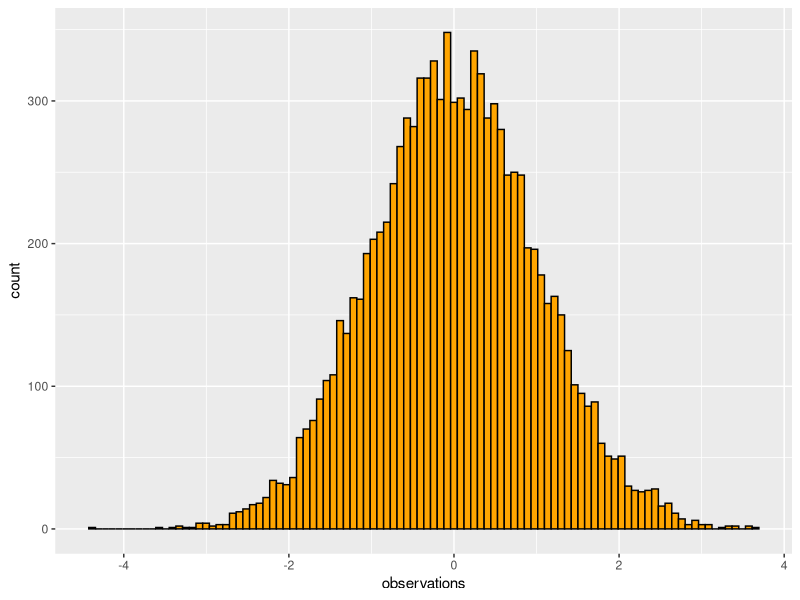
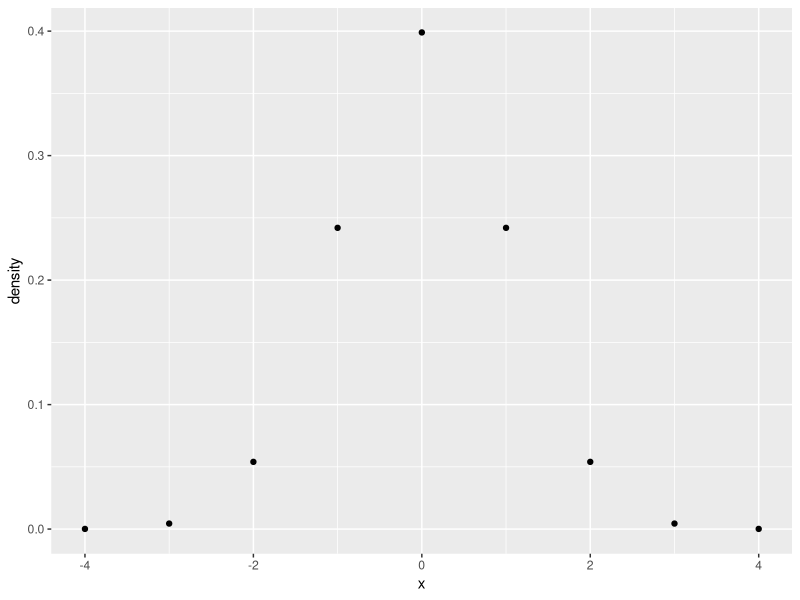
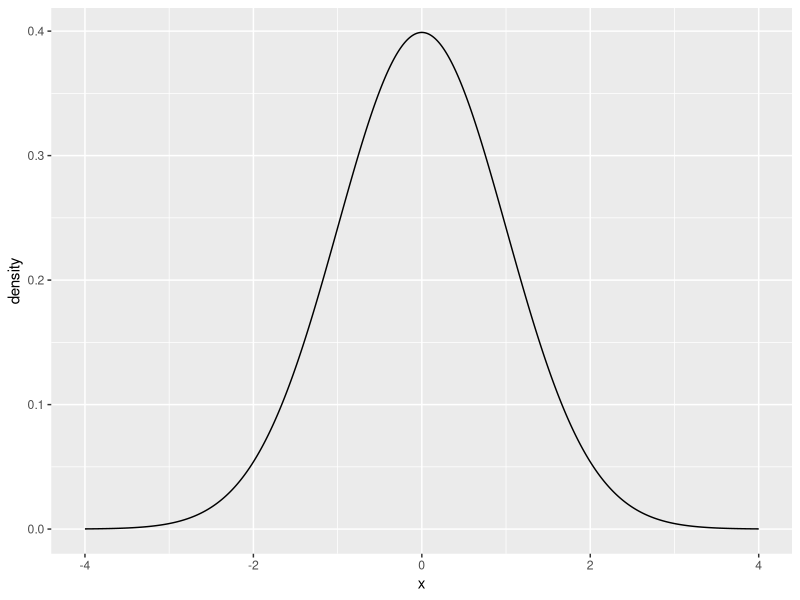
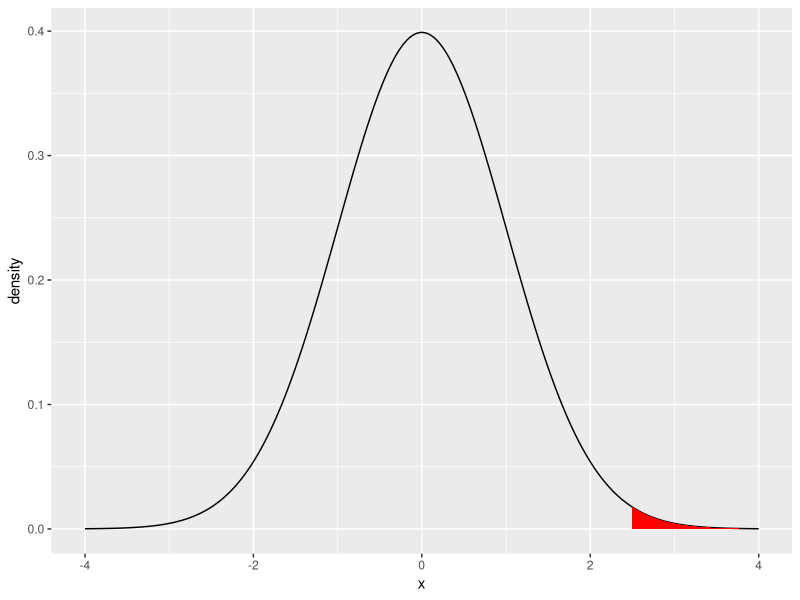
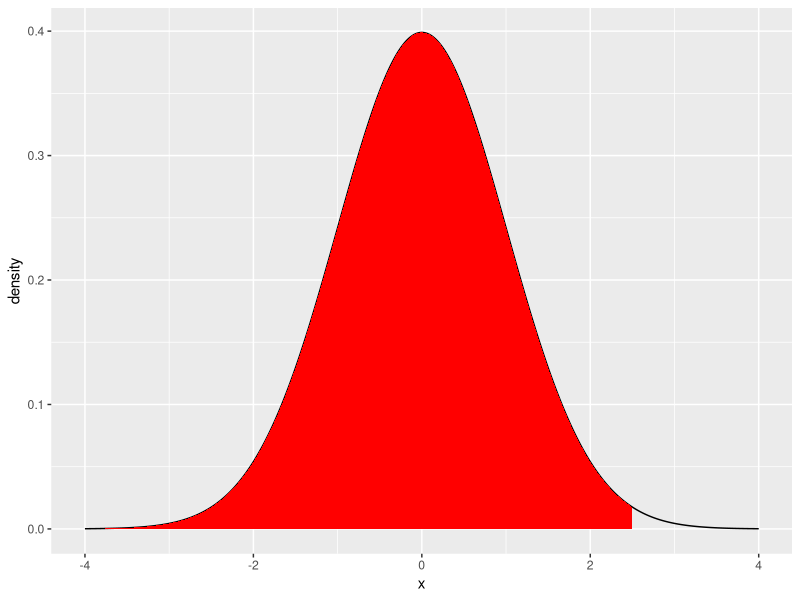
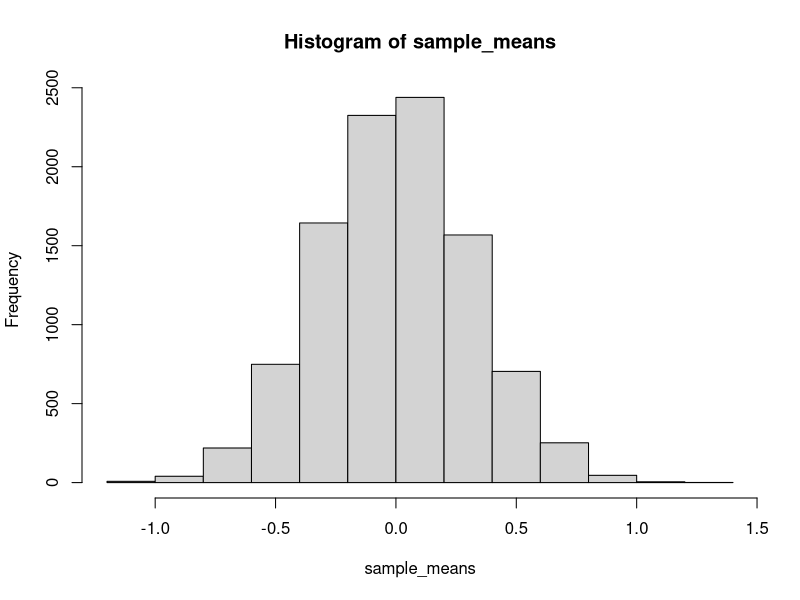

Write R code to recreate these figures, in order.
## ---- chunk 1
knitr::opts_chunk$set(cache=TRUE, message = FALSE, warning = FALSE)
## ---- chunk 2
rnorm(n=10, mean = 0, sd = 1)
## ---- chunk 3
library(ggplot2)
some_data <- data.frame(observations = rnorm(n=10000, mean = 0, sd = 1),
                        type = "A")

ggplot(some_data, aes(x=observations)) +
  geom_histogram(bins=100, color="black", 
                 fill= 'orange')

## ---- chunk 4
some_data$observations[some_data$observations > 2.5]
length(some_data$observations[some_data$observations > 2.5])
length(some_data$observations[some_data$observations > 2.5])/10000
## ---- chunk 5
rnorm(n=10, mean = 0, sd = 1)
## ---- chunk 6
library(ggplot2)
some_data <- data.frame(density = dnorm(-4:4, mean = 0, sd = 1),
                        x = -4:4)

knitr::kable(some_data)

ggplot(some_data, aes(x=x, y=density)) +
  geom_point()

## ---- chunk 7
some_data <- data.frame(density = dnorm(seq(-4,4,.001), mean = 0, sd = 1),
                        x = seq(-4,4,.001))

ggplot(some_data, aes(x=x, y=density)) +
  geom_line()

## ---- chunk 8
library(dplyr)
some_data <- data.frame(density = dnorm(seq(-4,4,.001), mean = 0, sd = 1),
                        x = seq(-4,4,.001))

region_data <- some_data %>%
  filter(x > 2.5)

ggplot(some_data, aes(x=x, y=density)) +
  geom_line()+
  geom_ribbon(data = region_data, 
              fill = "red",
              aes(ymin=0,ymax=density))
## ---- chunk 9
pnorm(2.5, mean=0, sd = 1)
## ---- chunk 10
some_data <- data.frame(density = dnorm(seq(-4,4,.001), mean = 0, sd = 1),
                        x = seq(-4,4,.001))
region_data <- some_data %>%
  filter(x < 2.5)

ggplot(some_data, aes(x=x, y=density)) +
  geom_line()+
  geom_ribbon(data = region_data, 
              fill = "red",
              aes(ymin=0,ymax=density))
## ---- chunk 11
1 - pnorm(2.5, mean=0, sd = 1)

pnorm(2.5, mean=0, sd = 1, lower.tail=FALSE)
## ---- chunk 12
qnorm(.25, mean= 0, sd =1)
## ---- chunk 13
qnorm(.5, mean= 0, sd =1)
## ---- chunk 14
qnorm(.95, mean= 0, sd =1, lower.tail = FALSE)

qnorm(.05, mean = 0 , sd =1, lower.tail = FALSE)
## ---- chunk 15
mean(rnorm(10, mean=0, sd =1))
## ---- chunk 16
mean(rnorm(10, mean=0, sd =1))
mean(rnorm(10, mean=0, sd =1))
mean(rnorm(10, mean=0, sd =1))
mean(rnorm(10, mean=0, sd =1))
mean(rnorm(10, mean=0, sd =1))
## ---- chunk 17
sample_means <- replicate(10000, mean(rnorm(10,0,1)))
hist(sample_means)
## ---- chunk 18
sample_means <- replicate(10000, mean(rnorm(10,0,1)))
sd(sample_means)
## ---- chunk 19
# simulation SEM
sample_means <- replicate(10000, mean(rnorm(10,0,1)))
sd(sample_means)

# analytic SEM

1/sqrt(10)

